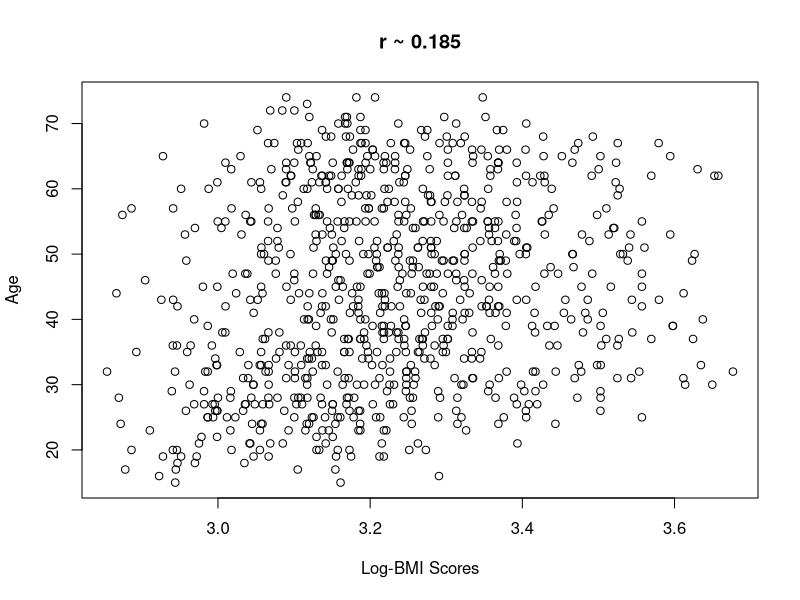
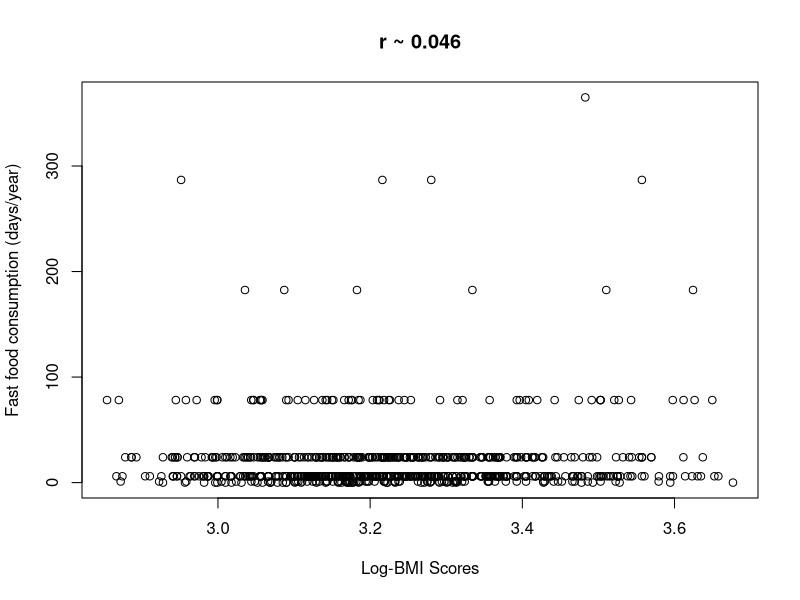
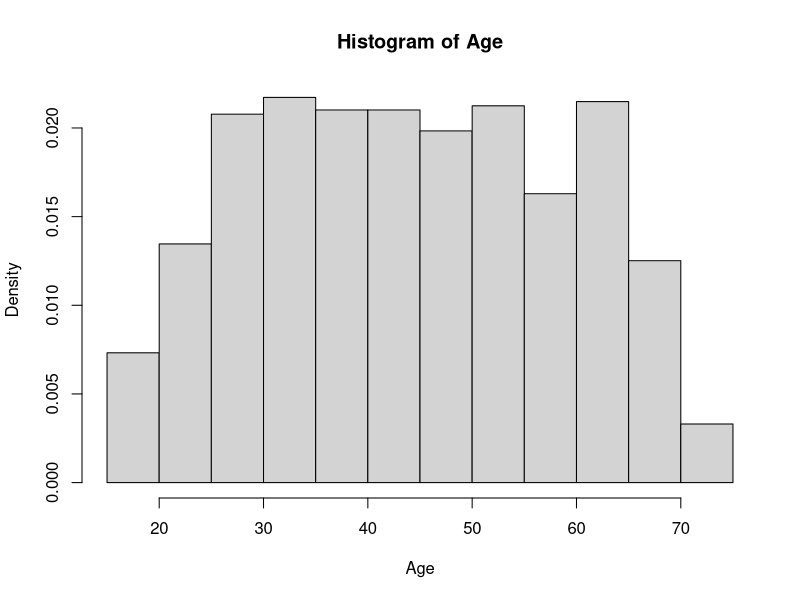
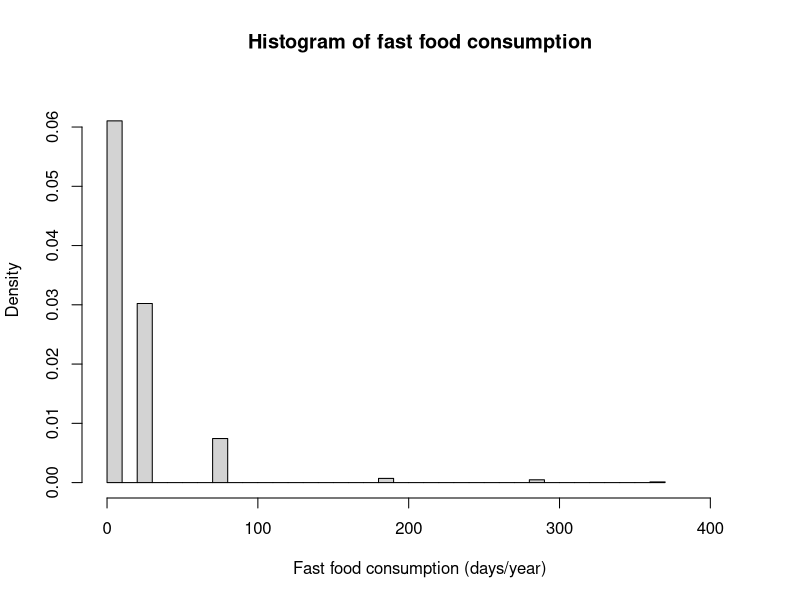
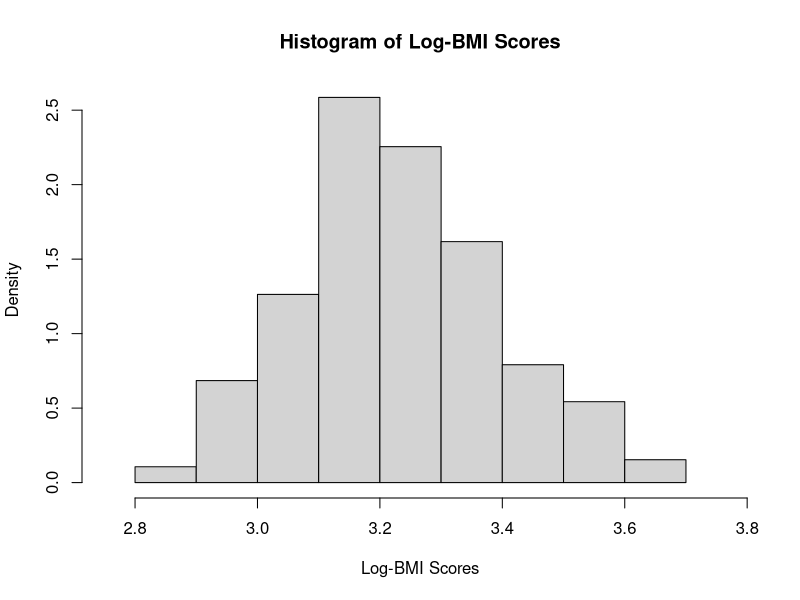
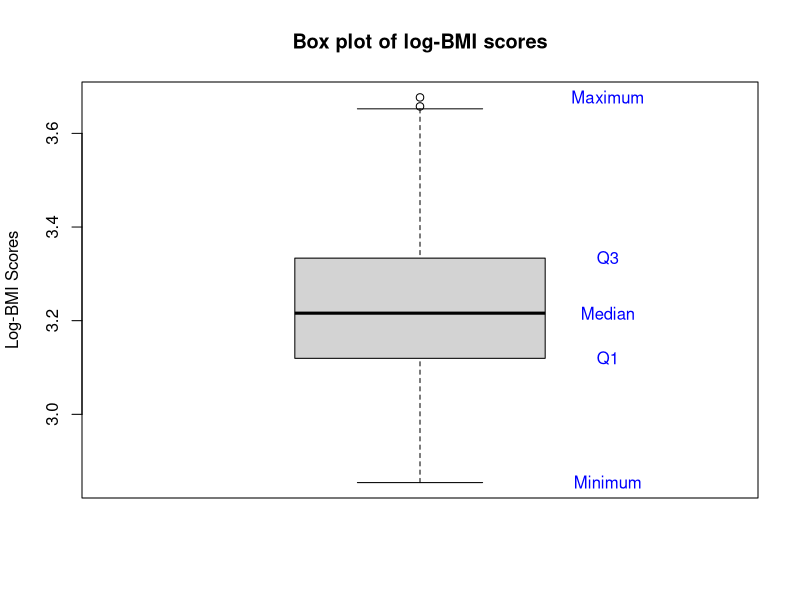
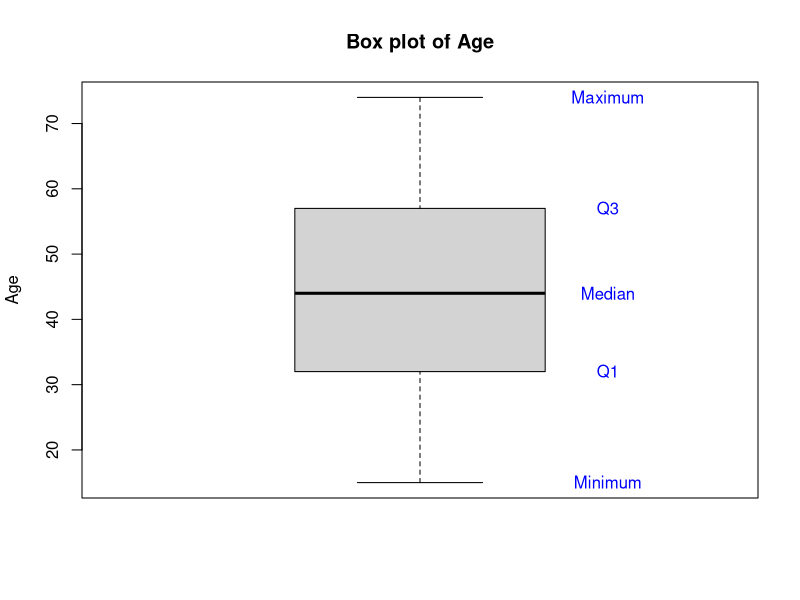
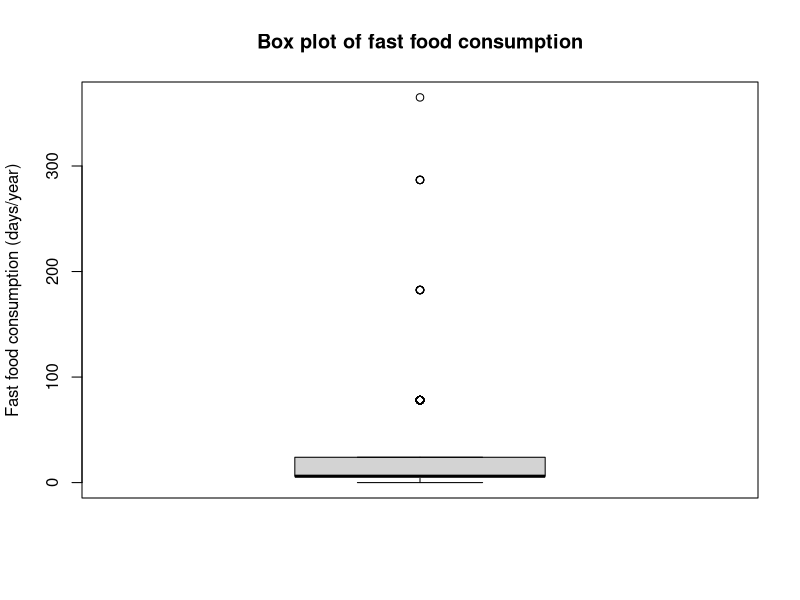

Generate these figures, in order, with R:
######################## Project 2###################################
# Topic: BMI survey
# Author: Rebeka Bato Julianna (s182575)
# deadline : 13th November

# Set working directory and read data
setwd("~/Project_2_BMI")
D <- read.table("bmi2_data.csv", header=TRUE, sep=";", as.is=TRUE)

# Add log-BMI as "logbmi" to he dataset
D$logbmi <- log(D$bmi)

###########Q/A###########
# Correlation between selected variables
cor(D[,c("logbmi","age","fastfood")], use="pairwise.complete.obs")

# Scatter plots of logbmi-age and logbmi-fastfood
plot(D$logbmi, D$age, xlab="Log-BMI Scores", ylab="Age", main="r ~ 0.185")
plot(D$logbmi, D$fastfood, xlab="Log-BMI Scores", ylab="Fast food consumption (days/year)", main="r ~ 0.046")

# Histograms for variables age, fastfood, logbmi
hist(D$age, xlab="Age", main="Histogram of Age", prob=TRUE)
hist(D$fastfood, xlab="Fast food consumption (days/year)", xlim= c(0, max(D$fastfood)+50), ylim = c(0, 0.065), main="Histogram of fast food consumption", prob=TRUE, nclass=32)
hist(D$logbmi, xlab="Log-BMI Scores", main="Histogram of Log-BMI Scores", prob=TRUE, xlim= c(min(D$logbmi)-0.1, max(D$logbmi)+0.1))

# Box-plots for variables age, fastfood, logbmi
boxplot(D$logbmi, ylab="Log-BMI Scores", main="Box plot of log-BMI scores")
text(1.3, quantile(D$logbmi), c("Minimum", "Q1", "Median", "Q3", "Maximum"), col="blue")

boxplot(D$age, ylab="Age", main="Box plot of Age")
text(1.3, quantile(D$age), c("Minimum", "Q1", "Median", "Q3", "Maximum"), col="blue")

boxplot(D$fastfood, ylab="Fast food consumption (days/year)", main="Box plot of fast food consumption")

# Missing data
sum(is.na(D))

# Calculate summary statistc
# Total number of observations
sum(!is.na(D$bmi), na.rm=TRUE)
# Mean of variables
mean(D$logbmi)
mean(D$age)
mean(D$fastfood)
# Variance of variables
var(D$logbmi)
var(D$age)
var(D$fastfood)
# Std. dev. of variables
sd(D$logbmi)
sd(D$age)
sd(D$fastfood)
# Q1, Q2, Q3 of the variables
quantile(D$logbmi)
quantile(D$age)
quantile(D$fastfood)

###########Q/B###########
# Subsets for the first 840 obs and for the rest
D_model <- subset(D, id <= 840)
D_test <- subset(D, id >= 841)

###########Q/C###########
# Estimate the parameters of the multiple linear regression model
fit <- lm(logbmi ~ age + fastfood, data=D_model)
summary(fit)

###########Q/D###########
# Plots for model validation
# Observations against fitted values
plot(fit$fitted.values, D_model$logbmi, xlab = "Fitted values", ylab = "log(BMI)", main="Observations against fitted values")

# Residuals against each of the explanatory variables
plot(D_model$age, fit$residuals, xlab = "Age", ylab = "Residuals")
plot(D_model$fastfood, fit$residuals, xlab = "Fastfood", ylab = "Residuals")

# Residuals against fitted values
plot(fit$fitted.values, fit$residuals, xlab = "Fitted values", ylab = "Residuals", main="Residuals against fitted values")

# Normal QQ-plot of the residuals
qqnorm(fit$residuals, ylab = "Residuals", xlab = "Theoretical Quantiles", main = "Q-Q plot of the residuals")
qqline(fit$residuals)

###########Q/E###########
# Calculate the t-quantiles with 837 degrees of freedom
qt(0.975, 837)
# 95% conf. interval for the model coeff.
confint(fit, level=0.95) # or
confint(lm(D_model$logbmi ~ D_model$age + D_model$fastfood))

###########Q/F###########
# Calculate t-stat and p-value manually
0.0023744 / 0.0003890
2*(1-pt(abs(6.104), df=837))

# Read off tobs and p-value
summary(fit)

###########Q/G###########
# Get p-values of estimators for the original model
summary(fit)
# Get p-values of estimator x1 for model without x2
summary(lm(D_model$logbmi ~ D_model$age))
# Get p-values of estimator x2 for model without x1
summary(lm(D_model$logbmi ~ D_model$fastfood))

# Get conf. int. of x1 for model without x2
confint(lm(D_model$logbmi ~ D_model$age))
# Get conf. int. of x2 for model without x1 
confint(lm(D_model$logbmi ~ D_model$fastfood))

###########Q/F###########
# Predictions and 95% prediction intervals of D_test
pred <- predict(fit, newdata = D_test, interval = "prediction", level = 0.95)
# Observed values and predictions in D_test
cbind(id=D_test$id, logbmi=D_test$logbmi, pred)
# Find the standard errors of the predictions for the line
pred <- predict(fit, newdata = D_test, interval = "prediction", level = 0.95, se = TRUE)
pred$se

